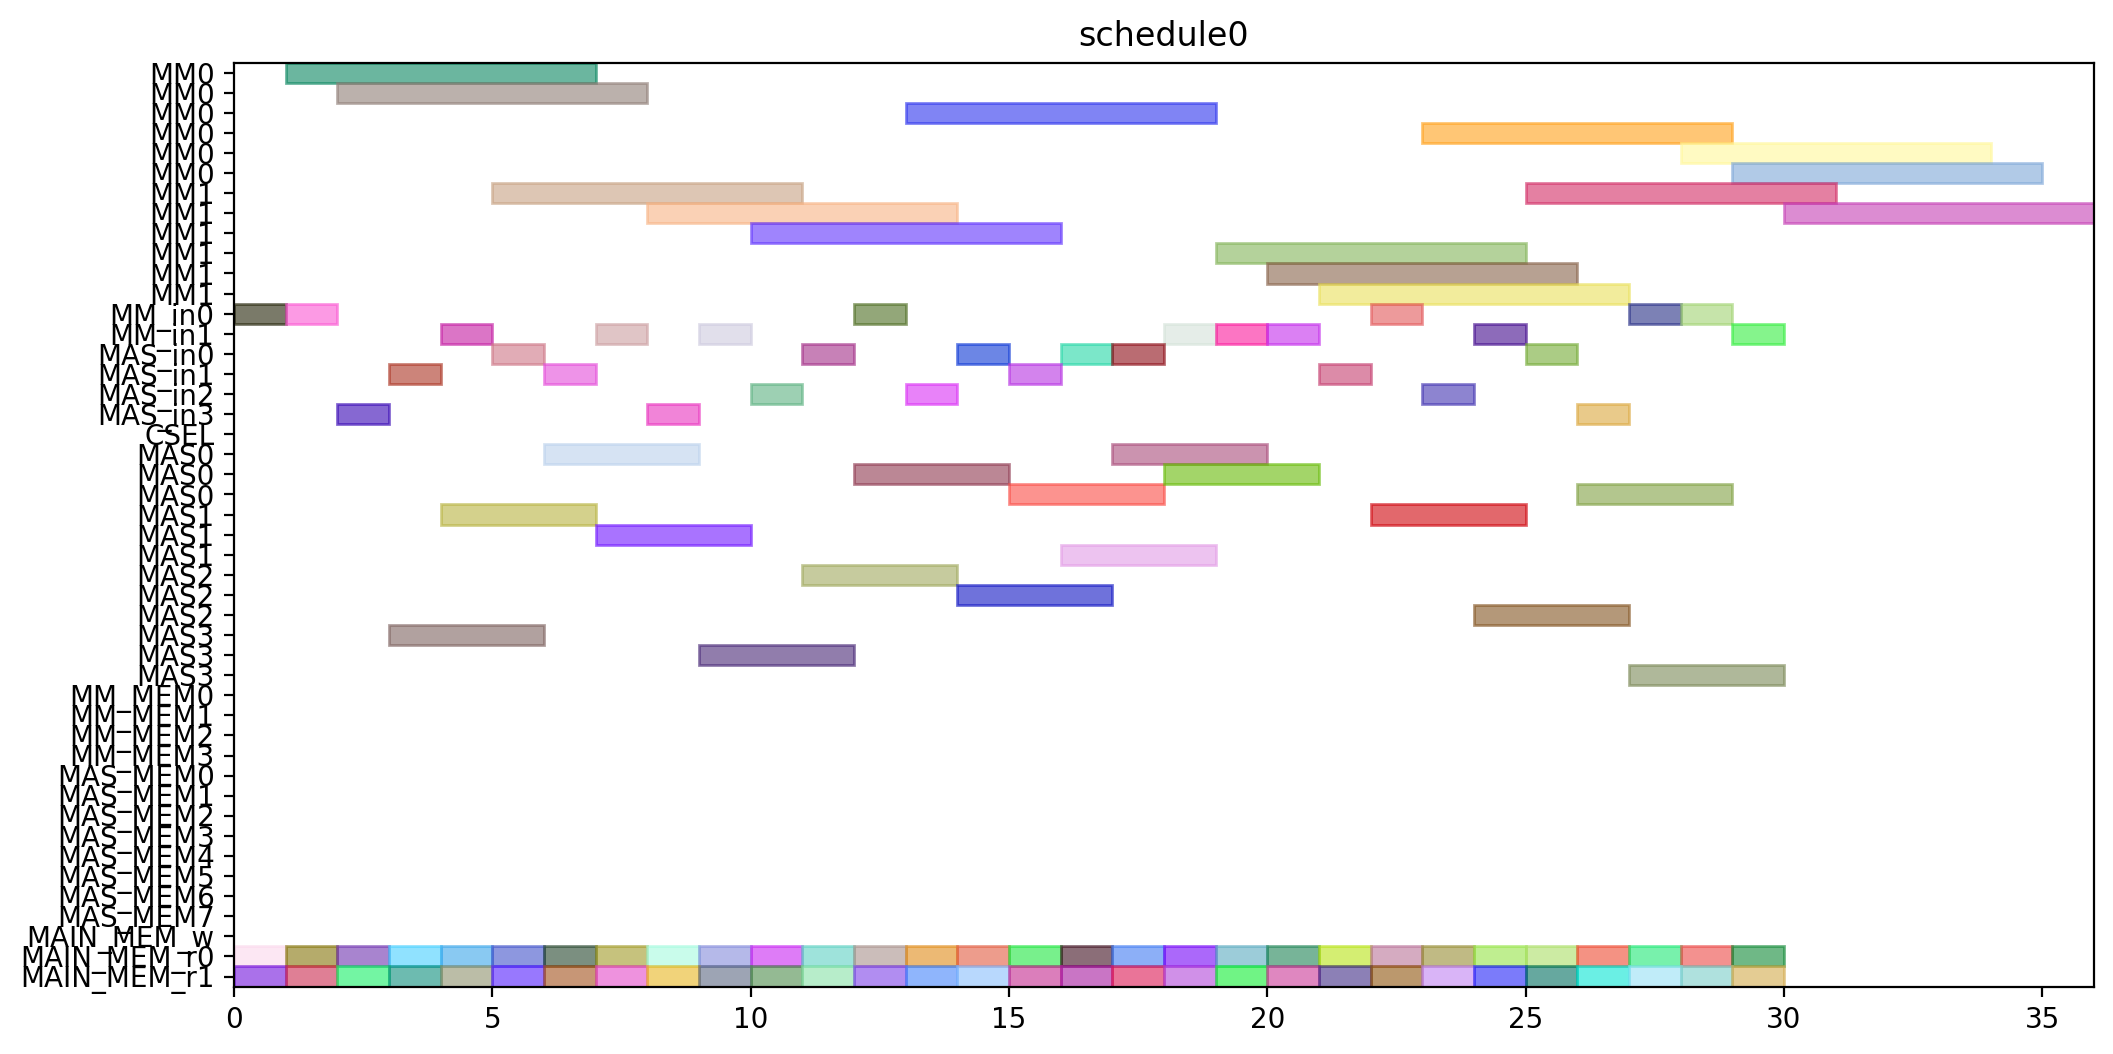

Reproduce this figure in Python.
from pyschedule import Scenario, solvers, plotters, alt


def solve():
	horizon = 120
	S = Scenario("schedule0", horizon=horizon)

	# resource
	MM = S.Resources('MM', num=2, size=6)
	MM_in = S.Resources('MM_in', num=2)
	MAS_in = S.Resources('MAS_in', num=4)
	CSEL = S.Resource('CSEL')
	MAS = S.Resources('MAS', num=4, size=3, periods=range(1, horizon))
	MM_MEM = S.Resources('MM_MEM', num=4)
	MAS_MEM = S.Resources('MAS_MEM', num=8)
	MAIN_MEM_w = S.Resource('MAIN_MEM_w', size=1)
	MAIN_MEM_r = S.Resources('MAIN_MEM_r', num=2)

	# result of previous scheduling

	# new tasks
	r1_t0 = S.Task('r1_t0', length=6, delay_cost=1)
	r1_t0 += alt(MM)
	r1_t0_in = S.Task('r1_t0_in', length=1, delay_cost=1)
	r1_t0_in += alt(MM_in)
	S += r1_t0_in*MM_in[0]<=r1_t0*MM[0]
	S += r1_t0_in*MM_in[1]<=r1_t0*MM[1]
	r1_t0_mem0 = S.Task('r1_t0_mem0', length=1, delay_cost=1)
	r1_t0_mem0 += MAIN_MEM_r[0]
	S += r1_t0_mem0 <= r1_t0

	r1_t0_mem1 = S.Task('r1_t0_mem1', length=1, delay_cost=1)
	r1_t0_mem1 += MAIN_MEM_r[1]
	S += r1_t0_mem1 <= r1_t0

	r1_t1 = S.Task('r1_t1', length=6, delay_cost=1)
	r1_t1 += alt(MM)
	r1_t1_in = S.Task('r1_t1_in', length=1, delay_cost=1)
	r1_t1_in += alt(MM_in)
	S += r1_t1_in*MM_in[0]<=r1_t1*MM[0]
	S += r1_t1_in*MM_in[1]<=r1_t1*MM[1]
	r1_t1_mem0 = S.Task('r1_t1_mem0', length=1, delay_cost=1)
	r1_t1_mem0 += MAIN_MEM_r[0]
	S += r1_t1_mem0 <= r1_t1

	r1_t1_mem1 = S.Task('r1_t1_mem1', length=1, delay_cost=1)
	r1_t1_mem1 += MAIN_MEM_r[1]
	S += r1_t1_mem1 <= r1_t1

	r1_t2 = S.Task('r1_t2', length=3, delay_cost=1)
	r1_t2 += alt(MAS)
	r1_t2_in = S.Task('r1_t2_in', length=1, delay_cost=1)
	r1_t2_in += alt(MAS_in)
	S += r1_t2_in*MAS_in[0]<=r1_t2*MAS[0]

	S += r1_t2_in*MAS_in[1]<=r1_t2*MAS[1]

	S += r1_t2_in*MAS_in[2]<=r1_t2*MAS[2]

	S += r1_t2_in*MAS_in[3]<=r1_t2*MAS[3]

	r1_t2_mem0 = S.Task('r1_t2_mem0', length=1, delay_cost=1)
	r1_t2_mem0 += MAIN_MEM_r[0]
	S += r1_t2_mem0 <= r1_t2

	r1_t2_mem1 = S.Task('r1_t2_mem1', length=1, delay_cost=1)
	r1_t2_mem1 += MAIN_MEM_r[1]
	S += r1_t2_mem1 <= r1_t2

	r1_t3 = S.Task('r1_t3', length=3, delay_cost=1)
	r1_t3 += alt(MAS)
	r1_t3_in = S.Task('r1_t3_in', length=1, delay_cost=1)
	r1_t3_in += alt(MAS_in)
	S += r1_t3_in*MAS_in[0]<=r1_t3*MAS[0]

	S += r1_t3_in*MAS_in[1]<=r1_t3*MAS[1]

	S += r1_t3_in*MAS_in[2]<=r1_t3*MAS[2]

	S += r1_t3_in*MAS_in[3]<=r1_t3*MAS[3]

	r1_t3_mem0 = S.Task('r1_t3_mem0', length=1, delay_cost=1)
	r1_t3_mem0 += MAIN_MEM_r[0]
	S += r1_t3_mem0 <= r1_t3

	r1_t3_mem1 = S.Task('r1_t3_mem1', length=1, delay_cost=1)
	r1_t3_mem1 += MAIN_MEM_r[1]
	S += r1_t3_mem1 <= r1_t3

	r3_t0 = S.Task('r3_t0', length=6, delay_cost=1)
	r3_t0 += alt(MM)
	r3_t0_in = S.Task('r3_t0_in', length=1, delay_cost=1)
	r3_t0_in += alt(MM_in)
	S += r3_t0_in*MM_in[0]<=r3_t0*MM[0]
	S += r3_t0_in*MM_in[1]<=r3_t0*MM[1]
	r3_t0_mem0 = S.Task('r3_t0_mem0', length=1, delay_cost=1)
	r3_t0_mem0 += MAIN_MEM_r[0]
	S += r3_t0_mem0 <= r3_t0

	r3_t0_mem1 = S.Task('r3_t0_mem1', length=1, delay_cost=1)
	r3_t0_mem1 += MAIN_MEM_r[1]
	S += r3_t0_mem1 <= r3_t0

	r3_t1 = S.Task('r3_t1', length=6, delay_cost=1)
	r3_t1 += alt(MM)
	r3_t1_in = S.Task('r3_t1_in', length=1, delay_cost=1)
	r3_t1_in += alt(MM_in)
	S += r3_t1_in*MM_in[0]<=r3_t1*MM[0]
	S += r3_t1_in*MM_in[1]<=r3_t1*MM[1]
	r3_t1_mem0 = S.Task('r3_t1_mem0', length=1, delay_cost=1)
	r3_t1_mem0 += MAIN_MEM_r[0]
	S += r3_t1_mem0 <= r3_t1

	r3_t1_mem1 = S.Task('r3_t1_mem1', length=1, delay_cost=1)
	r3_t1_mem1 += MAIN_MEM_r[1]
	S += r3_t1_mem1 <= r3_t1

	r3_t2 = S.Task('r3_t2', length=3, delay_cost=1)
	r3_t2 += alt(MAS)
	r3_t2_in = S.Task('r3_t2_in', length=1, delay_cost=1)
	r3_t2_in += alt(MAS_in)
	S += r3_t2_in*MAS_in[0]<=r3_t2*MAS[0]

	S += r3_t2_in*MAS_in[1]<=r3_t2*MAS[1]

	S += r3_t2_in*MAS_in[2]<=r3_t2*MAS[2]

	S += r3_t2_in*MAS_in[3]<=r3_t2*MAS[3]

	r3_t2_mem0 = S.Task('r3_t2_mem0', length=1, delay_cost=1)
	r3_t2_mem0 += MAIN_MEM_r[0]
	S += r3_t2_mem0 <= r3_t2

	r3_t2_mem1 = S.Task('r3_t2_mem1', length=1, delay_cost=1)
	r3_t2_mem1 += MAIN_MEM_r[1]
	S += r3_t2_mem1 <= r3_t2

	r3_t3 = S.Task('r3_t3', length=3, delay_cost=1)
	r3_t3 += alt(MAS)
	r3_t3_in = S.Task('r3_t3_in', length=1, delay_cost=1)
	r3_t3_in += alt(MAS_in)
	S += r3_t3_in*MAS_in[0]<=r3_t3*MAS[0]

	S += r3_t3_in*MAS_in[1]<=r3_t3*MAS[1]

	S += r3_t3_in*MAS_in[2]<=r3_t3*MAS[2]

	S += r3_t3_in*MAS_in[3]<=r3_t3*MAS[3]

	r3_t3_mem0 = S.Task('r3_t3_mem0', length=1, delay_cost=1)
	r3_t3_mem0 += MAIN_MEM_r[0]
	S += r3_t3_mem0 <= r3_t3

	r3_t3_mem1 = S.Task('r3_t3_mem1', length=1, delay_cost=1)
	r3_t3_mem1 += MAIN_MEM_r[1]
	S += r3_t3_mem1 <= r3_t3

	r4_t0 = S.Task('r4_t0', length=6, delay_cost=1)
	r4_t0 += alt(MM)
	r4_t0_in = S.Task('r4_t0_in', length=1, delay_cost=1)
	r4_t0_in += alt(MM_in)
	S += r4_t0_in*MM_in[0]<=r4_t0*MM[0]
	S += r4_t0_in*MM_in[1]<=r4_t0*MM[1]
	r4_t0_mem0 = S.Task('r4_t0_mem0', length=1, delay_cost=1)
	r4_t0_mem0 += MAIN_MEM_r[0]
	S += r4_t0_mem0 <= r4_t0

	r4_t0_mem1 = S.Task('r4_t0_mem1', length=1, delay_cost=1)
	r4_t0_mem1 += MAIN_MEM_r[1]
	S += r4_t0_mem1 <= r4_t0

	r4_t1 = S.Task('r4_t1', length=6, delay_cost=1)
	r4_t1 += alt(MM)
	r4_t1_in = S.Task('r4_t1_in', length=1, delay_cost=1)
	r4_t1_in += alt(MM_in)
	S += r4_t1_in*MM_in[0]<=r4_t1*MM[0]
	S += r4_t1_in*MM_in[1]<=r4_t1*MM[1]
	r4_t1_mem0 = S.Task('r4_t1_mem0', length=1, delay_cost=1)
	r4_t1_mem0 += MAIN_MEM_r[0]
	S += r4_t1_mem0 <= r4_t1

	r4_t1_mem1 = S.Task('r4_t1_mem1', length=1, delay_cost=1)
	r4_t1_mem1 += MAIN_MEM_r[1]
	S += r4_t1_mem1 <= r4_t1

	r4_t2 = S.Task('r4_t2', length=3, delay_cost=1)
	r4_t2 += alt(MAS)
	r4_t2_in = S.Task('r4_t2_in', length=1, delay_cost=1)
	r4_t2_in += alt(MAS_in)
	S += r4_t2_in*MAS_in[0]<=r4_t2*MAS[0]

	S += r4_t2_in*MAS_in[1]<=r4_t2*MAS[1]

	S += r4_t2_in*MAS_in[2]<=r4_t2*MAS[2]

	S += r4_t2_in*MAS_in[3]<=r4_t2*MAS[3]

	r4_t2_mem0 = S.Task('r4_t2_mem0', length=1, delay_cost=1)
	r4_t2_mem0 += MAIN_MEM_r[0]
	S += r4_t2_mem0 <= r4_t2

	r4_t2_mem1 = S.Task('r4_t2_mem1', length=1, delay_cost=1)
	r4_t2_mem1 += MAIN_MEM_r[1]
	S += r4_t2_mem1 <= r4_t2

	r4_t3 = S.Task('r4_t3', length=3, delay_cost=1)
	r4_t3 += alt(MAS)
	r4_t3_in = S.Task('r4_t3_in', length=1, delay_cost=1)
	r4_t3_in += alt(MAS_in)
	S += r4_t3_in*MAS_in[0]<=r4_t3*MAS[0]

	S += r4_t3_in*MAS_in[1]<=r4_t3*MAS[1]

	S += r4_t3_in*MAS_in[2]<=r4_t3*MAS[2]

	S += r4_t3_in*MAS_in[3]<=r4_t3*MAS[3]

	r4_t3_mem0 = S.Task('r4_t3_mem0', length=1, delay_cost=1)
	r4_t3_mem0 += MAIN_MEM_r[0]
	S += r4_t3_mem0 <= r4_t3

	r4_t3_mem1 = S.Task('r4_t3_mem1', length=1, delay_cost=1)
	r4_t3_mem1 += MAIN_MEM_r[1]
	S += r4_t3_mem1 <= r4_t3

	r5_t0 = S.Task('r5_t0', length=6, delay_cost=1)
	r5_t0 += alt(MM)
	r5_t0_in = S.Task('r5_t0_in', length=1, delay_cost=1)
	r5_t0_in += alt(MM_in)
	S += r5_t0_in*MM_in[0]<=r5_t0*MM[0]
	S += r5_t0_in*MM_in[1]<=r5_t0*MM[1]
	r5_t0_mem0 = S.Task('r5_t0_mem0', length=1, delay_cost=1)
	r5_t0_mem0 += MAIN_MEM_r[0]
	S += r5_t0_mem0 <= r5_t0

	r5_t0_mem1 = S.Task('r5_t0_mem1', length=1, delay_cost=1)
	r5_t0_mem1 += MAIN_MEM_r[1]
	S += r5_t0_mem1 <= r5_t0

	r5_t1 = S.Task('r5_t1', length=6, delay_cost=1)
	r5_t1 += alt(MM)
	r5_t1_in = S.Task('r5_t1_in', length=1, delay_cost=1)
	r5_t1_in += alt(MM_in)
	S += r5_t1_in*MM_in[0]<=r5_t1*MM[0]
	S += r5_t1_in*MM_in[1]<=r5_t1*MM[1]
	r5_t1_mem0 = S.Task('r5_t1_mem0', length=1, delay_cost=1)
	r5_t1_mem0 += MAIN_MEM_r[0]
	S += r5_t1_mem0 <= r5_t1

	r5_t1_mem1 = S.Task('r5_t1_mem1', length=1, delay_cost=1)
	r5_t1_mem1 += MAIN_MEM_r[1]
	S += r5_t1_mem1 <= r5_t1

	r5_t2 = S.Task('r5_t2', length=3, delay_cost=1)
	r5_t2 += alt(MAS)
	r5_t2_in = S.Task('r5_t2_in', length=1, delay_cost=1)
	r5_t2_in += alt(MAS_in)
	S += r5_t2_in*MAS_in[0]<=r5_t2*MAS[0]

	S += r5_t2_in*MAS_in[1]<=r5_t2*MAS[1]

	S += r5_t2_in*MAS_in[2]<=r5_t2*MAS[2]

	S += r5_t2_in*MAS_in[3]<=r5_t2*MAS[3]

	r5_t2_mem0 = S.Task('r5_t2_mem0', length=1, delay_cost=1)
	r5_t2_mem0 += MAIN_MEM_r[0]
	S += r5_t2_mem0 <= r5_t2

	r5_t2_mem1 = S.Task('r5_t2_mem1', length=1, delay_cost=1)
	r5_t2_mem1 += MAIN_MEM_r[1]
	S += r5_t2_mem1 <= r5_t2

	r5_t3 = S.Task('r5_t3', length=3, delay_cost=1)
	r5_t3 += alt(MAS)
	r5_t3_in = S.Task('r5_t3_in', length=1, delay_cost=1)
	r5_t3_in += alt(MAS_in)
	S += r5_t3_in*MAS_in[0]<=r5_t3*MAS[0]

	S += r5_t3_in*MAS_in[1]<=r5_t3*MAS[1]

	S += r5_t3_in*MAS_in[2]<=r5_t3*MAS[2]

	S += r5_t3_in*MAS_in[3]<=r5_t3*MAS[3]

	r5_t3_mem0 = S.Task('r5_t3_mem0', length=1, delay_cost=1)
	r5_t3_mem0 += MAIN_MEM_r[0]
	S += r5_t3_mem0 <= r5_t3

	r5_t3_mem1 = S.Task('r5_t3_mem1', length=1, delay_cost=1)
	r5_t3_mem1 += MAIN_MEM_r[1]
	S += r5_t3_mem1 <= r5_t3

	r6_t0 = S.Task('r6_t0', length=6, delay_cost=1)
	r6_t0 += alt(MM)
	r6_t0_in = S.Task('r6_t0_in', length=1, delay_cost=1)
	r6_t0_in += alt(MM_in)
	S += r6_t0_in*MM_in[0]<=r6_t0*MM[0]
	S += r6_t0_in*MM_in[1]<=r6_t0*MM[1]
	r6_t0_mem0 = S.Task('r6_t0_mem0', length=1, delay_cost=1)
	r6_t0_mem0 += MAIN_MEM_r[0]
	S += r6_t0_mem0 <= r6_t0

	r6_t0_mem1 = S.Task('r6_t0_mem1', length=1, delay_cost=1)
	r6_t0_mem1 += MAIN_MEM_r[1]
	S += r6_t0_mem1 <= r6_t0

	r6_t1 = S.Task('r6_t1', length=6, delay_cost=1)
	r6_t1 += alt(MM)
	r6_t1_in = S.Task('r6_t1_in', length=1, delay_cost=1)
	r6_t1_in += alt(MM_in)
	S += r6_t1_in*MM_in[0]<=r6_t1*MM[0]
	S += r6_t1_in*MM_in[1]<=r6_t1*MM[1]
	r6_t1_mem0 = S.Task('r6_t1_mem0', length=1, delay_cost=1)
	r6_t1_mem0 += MAIN_MEM_r[0]
	S += r6_t1_mem0 <= r6_t1

	r6_t1_mem1 = S.Task('r6_t1_mem1', length=1, delay_cost=1)
	r6_t1_mem1 += MAIN_MEM_r[1]
	S += r6_t1_mem1 <= r6_t1

	r6_t2 = S.Task('r6_t2', length=3, delay_cost=1)
	r6_t2 += alt(MAS)
	r6_t2_in = S.Task('r6_t2_in', length=1, delay_cost=1)
	r6_t2_in += alt(MAS_in)
	S += r6_t2_in*MAS_in[0]<=r6_t2*MAS[0]

	S += r6_t2_in*MAS_in[1]<=r6_t2*MAS[1]

	S += r6_t2_in*MAS_in[2]<=r6_t2*MAS[2]

	S += r6_t2_in*MAS_in[3]<=r6_t2*MAS[3]

	r6_t2_mem0 = S.Task('r6_t2_mem0', length=1, delay_cost=1)
	r6_t2_mem0 += MAIN_MEM_r[0]
	S += r6_t2_mem0 <= r6_t2

	r6_t2_mem1 = S.Task('r6_t2_mem1', length=1, delay_cost=1)
	r6_t2_mem1 += MAIN_MEM_r[1]
	S += r6_t2_mem1 <= r6_t2

	r6_t3 = S.Task('r6_t3', length=3, delay_cost=1)
	r6_t3 += alt(MAS)
	r6_t3_in = S.Task('r6_t3_in', length=1, delay_cost=1)
	r6_t3_in += alt(MAS_in)
	S += r6_t3_in*MAS_in[0]<=r6_t3*MAS[0]

	S += r6_t3_in*MAS_in[1]<=r6_t3*MAS[1]

	S += r6_t3_in*MAS_in[2]<=r6_t3*MAS[2]

	S += r6_t3_in*MAS_in[3]<=r6_t3*MAS[3]

	r6_t3_mem0 = S.Task('r6_t3_mem0', length=1, delay_cost=1)
	r6_t3_mem0 += MAIN_MEM_r[0]
	S += r6_t3_mem0 <= r6_t3

	r6_t3_mem1 = S.Task('r6_t3_mem1', length=1, delay_cost=1)
	r6_t3_mem1 += MAIN_MEM_r[1]
	S += r6_t3_mem1 <= r6_t3

	r9_t2 = S.Task('r9_t2', length=3, delay_cost=1)
	r9_t2 += alt(MAS)
	r9_t2_in = S.Task('r9_t2_in', length=1, delay_cost=1)
	r9_t2_in += alt(MAS_in)
	S += r9_t2_in*MAS_in[0]<=r9_t2*MAS[0]

	S += r9_t2_in*MAS_in[1]<=r9_t2*MAS[1]

	S += r9_t2_in*MAS_in[2]<=r9_t2*MAS[2]

	S += r9_t2_in*MAS_in[3]<=r9_t2*MAS[3]

	r9_t2_mem0 = S.Task('r9_t2_mem0', length=1, delay_cost=1)
	r9_t2_mem0 += MAIN_MEM_r[0]
	S += r9_t2_mem0 <= r9_t2

	r9_t2_mem1 = S.Task('r9_t2_mem1', length=1, delay_cost=1)
	r9_t2_mem1 += MAIN_MEM_r[1]
	S += r9_t2_mem1 <= r9_t2

	r12_t0 = S.Task('r12_t0', length=6, delay_cost=1)
	r12_t0 += alt(MM)
	r12_t0_in = S.Task('r12_t0_in', length=1, delay_cost=1)
	r12_t0_in += alt(MM_in)
	S += r12_t0_in*MM_in[0]<=r12_t0*MM[0]
	S += r12_t0_in*MM_in[1]<=r12_t0*MM[1]
	r12_t0_mem0 = S.Task('r12_t0_mem0', length=1, delay_cost=1)
	r12_t0_mem0 += MAIN_MEM_r[0]
	S += r12_t0_mem0 <= r12_t0

	r12_t0_mem1 = S.Task('r12_t0_mem1', length=1, delay_cost=1)
	r12_t0_mem1 += MAIN_MEM_r[1]
	S += r12_t0_mem1 <= r12_t0

	r12_t1 = S.Task('r12_t1', length=6, delay_cost=1)
	r12_t1 += alt(MM)
	r12_t1_in = S.Task('r12_t1_in', length=1, delay_cost=1)
	r12_t1_in += alt(MM_in)
	S += r12_t1_in*MM_in[0]<=r12_t1*MM[0]
	S += r12_t1_in*MM_in[1]<=r12_t1*MM[1]
	r12_t1_mem0 = S.Task('r12_t1_mem0', length=1, delay_cost=1)
	r12_t1_mem0 += MAIN_MEM_r[0]
	S += r12_t1_mem0 <= r12_t1

	r12_t1_mem1 = S.Task('r12_t1_mem1', length=1, delay_cost=1)
	r12_t1_mem1 += MAIN_MEM_r[1]
	S += r12_t1_mem1 <= r12_t1

	r12_t2 = S.Task('r12_t2', length=3, delay_cost=1)
	r12_t2 += alt(MAS)
	r12_t2_in = S.Task('r12_t2_in', length=1, delay_cost=1)
	r12_t2_in += alt(MAS_in)
	S += r12_t2_in*MAS_in[0]<=r12_t2*MAS[0]

	S += r12_t2_in*MAS_in[1]<=r12_t2*MAS[1]

	S += r12_t2_in*MAS_in[2]<=r12_t2*MAS[2]

	S += r12_t2_in*MAS_in[3]<=r12_t2*MAS[3]

	r12_t2_mem0 = S.Task('r12_t2_mem0', length=1, delay_cost=1)
	r12_t2_mem0 += MAIN_MEM_r[0]
	S += r12_t2_mem0 <= r12_t2

	r12_t2_mem1 = S.Task('r12_t2_mem1', length=1, delay_cost=1)
	r12_t2_mem1 += MAIN_MEM_r[1]
	S += r12_t2_mem1 <= r12_t2

	r12_t3 = S.Task('r12_t3', length=3, delay_cost=1)
	r12_t3 += alt(MAS)
	r12_t3_in = S.Task('r12_t3_in', length=1, delay_cost=1)
	r12_t3_in += alt(MAS_in)
	S += r12_t3_in*MAS_in[0]<=r12_t3*MAS[0]

	S += r12_t3_in*MAS_in[1]<=r12_t3*MAS[1]

	S += r12_t3_in*MAS_in[2]<=r12_t3*MAS[2]

	S += r12_t3_in*MAS_in[3]<=r12_t3*MAS[3]

	r12_t3_mem0 = S.Task('r12_t3_mem0', length=1, delay_cost=1)
	r12_t3_mem0 += MAIN_MEM_r[0]
	S += r12_t3_mem0 <= r12_t3

	r12_t3_mem1 = S.Task('r12_t3_mem1', length=1, delay_cost=1)
	r12_t3_mem1 += MAIN_MEM_r[1]
	S += r12_t3_mem1 <= r12_t3

	r13_t0 = S.Task('r13_t0', length=6, delay_cost=1)
	r13_t0 += alt(MM)
	r13_t0_in = S.Task('r13_t0_in', length=1, delay_cost=1)
	r13_t0_in += alt(MM_in)
	S += r13_t0_in*MM_in[0]<=r13_t0*MM[0]
	S += r13_t0_in*MM_in[1]<=r13_t0*MM[1]
	r13_t0_mem0 = S.Task('r13_t0_mem0', length=1, delay_cost=1)
	r13_t0_mem0 += MAIN_MEM_r[0]
	S += r13_t0_mem0 <= r13_t0

	r13_t0_mem1 = S.Task('r13_t0_mem1', length=1, delay_cost=1)
	r13_t0_mem1 += MAIN_MEM_r[1]
	S += r13_t0_mem1 <= r13_t0

	r13_t1 = S.Task('r13_t1', length=6, delay_cost=1)
	r13_t1 += alt(MM)
	r13_t1_in = S.Task('r13_t1_in', length=1, delay_cost=1)
	r13_t1_in += alt(MM_in)
	S += r13_t1_in*MM_in[0]<=r13_t1*MM[0]
	S += r13_t1_in*MM_in[1]<=r13_t1*MM[1]
	r13_t1_mem0 = S.Task('r13_t1_mem0', length=1, delay_cost=1)
	r13_t1_mem0 += MAIN_MEM_r[0]
	S += r13_t1_mem0 <= r13_t1

	r13_t1_mem1 = S.Task('r13_t1_mem1', length=1, delay_cost=1)
	r13_t1_mem1 += MAIN_MEM_r[1]
	S += r13_t1_mem1 <= r13_t1

	r13_t2 = S.Task('r13_t2', length=3, delay_cost=1)
	r13_t2 += alt(MAS)
	r13_t2_in = S.Task('r13_t2_in', length=1, delay_cost=1)
	r13_t2_in += alt(MAS_in)
	S += r13_t2_in*MAS_in[0]<=r13_t2*MAS[0]

	S += r13_t2_in*MAS_in[1]<=r13_t2*MAS[1]

	S += r13_t2_in*MAS_in[2]<=r13_t2*MAS[2]

	S += r13_t2_in*MAS_in[3]<=r13_t2*MAS[3]

	r13_t2_mem0 = S.Task('r13_t2_mem0', length=1, delay_cost=1)
	r13_t2_mem0 += MAIN_MEM_r[0]
	S += r13_t2_mem0 <= r13_t2

	r13_t2_mem1 = S.Task('r13_t2_mem1', length=1, delay_cost=1)
	r13_t2_mem1 += MAIN_MEM_r[1]
	S += r13_t2_mem1 <= r13_t2

	r13_t3 = S.Task('r13_t3', length=3, delay_cost=1)
	r13_t3 += alt(MAS)
	r13_t3_in = S.Task('r13_t3_in', length=1, delay_cost=1)
	r13_t3_in += alt(MAS_in)
	S += r13_t3_in*MAS_in[0]<=r13_t3*MAS[0]

	S += r13_t3_in*MAS_in[1]<=r13_t3*MAS[1]

	S += r13_t3_in*MAS_in[2]<=r13_t3*MAS[2]

	S += r13_t3_in*MAS_in[3]<=r13_t3*MAS[3]

	r13_t3_mem0 = S.Task('r13_t3_mem0', length=1, delay_cost=1)
	r13_t3_mem0 += MAIN_MEM_r[0]
	S += r13_t3_mem0 <= r13_t3

	r13_t3_mem1 = S.Task('r13_t3_mem1', length=1, delay_cost=1)
	r13_t3_mem1 += MAIN_MEM_r[1]
	S += r13_t3_mem1 <= r13_t3

	r16_t3 = S.Task('r16_t3', length=3, delay_cost=1)
	r16_t3 += alt(MAS)
	r16_t3_in = S.Task('r16_t3_in', length=1, delay_cost=1)
	r16_t3_in += alt(MAS_in)
	S += r16_t3_in*MAS_in[0]<=r16_t3*MAS[0]

	S += r16_t3_in*MAS_in[1]<=r16_t3*MAS[1]

	S += r16_t3_in*MAS_in[2]<=r16_t3*MAS[2]

	S += r16_t3_in*MAS_in[3]<=r16_t3*MAS[3]

	r16_t3_mem0 = S.Task('r16_t3_mem0', length=1, delay_cost=1)
	r16_t3_mem0 += MAIN_MEM_r[0]
	S += r16_t3_mem0 <= r16_t3

	r16_t3_mem1 = S.Task('r16_t3_mem1', length=1, delay_cost=1)
	r16_t3_mem1 += MAIN_MEM_r[1]
	S += r16_t3_mem1 <= r16_t3

	solvers.mip.solve(S,msg=1,kind='CPLEX',ratio_gap=1.01)

	solution = [['hoge']*len(S.solution()[1]) for i in range(len(S.solution()))]
	for i in range(len(S.solution())):
		for j in range(len(S.solution()[i])):
			solution[i][j]=str(S.solution()[i][j])
	print(solution)

	cycles = int(solution[-1][3])

	pic_file_name = "/mnt/rose/usr1/fukuda/ABE/multiRAM_multiMAS_16mux/scheduling_result/stage6MM2_stage3MAS4/EP2_YRECOVER/schedule0.png"
	if(S.solution() != []):
		plotters.matplotlib.plot(S,img_filename=pic_file_name, show_task_labels=False, fig_size=(cycles*0.25+3, 6))

	return solution
